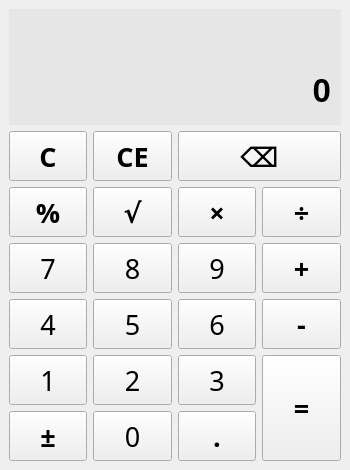
<?xml version="1.0" encoding="UTF-8"?>
<ui version="4.0">
 <class>MainWindow</class>
 <widget class="QMainWindow" name="MainWindow">
  <property name="enabled">
   <bool>true</bool>
  </property>
  <property name="geometry">
   <rect>
    <x>0</x>
    <y>0</y>
    <width>350</width>
    <height>470</height>
   </rect>
  </property>
  <property name="windowTitle">
   <string>Calculator</string>
  </property>
  <widget class="QWidget" name="centralwidget">
   <layout class="QVBoxLayout" name="verticalLayout_4">
    <item>
     <layout class="QVBoxLayout" name="verticalLayout_3">
      <property name="spacing">
       <number>0</number>
      </property>
      <item>
       <widget class="QLabel" name="label_history">
        <property name="enabled">
         <bool>true</bool>
        </property>
        <property name="sizePolicy">
         <sizepolicy hsizetype="Minimum" vsizetype="Minimum">
          <horstretch>0</horstretch>
          <verstretch>0</verstretch>
         </sizepolicy>
        </property>
        <property name="minimumSize">
         <size>
          <width>310</width>
          <height>50</height>
         </size>
        </property>
        <property name="maximumSize">
         <size>
          <width>16777215</width>
          <height>100</height>
         </size>
        </property>
        <property name="font">
         <font>
          <pointsize>21</pointsize>
          <weight>75</weight>
          <italic>false</italic>
          <bold>true</bold>
          <underline>false</underline>
         </font>
        </property>
        <property name="cursor">
         <cursorShape>IBeamCursor</cursorShape>
        </property>
        <property name="contextMenuPolicy">
         <enum>Qt::DefaultContextMenu</enum>
        </property>
        <property name="autoFillBackground">
         <bool>false</bool>
        </property>
        <property name="styleSheet">
         <string notr="true">background-color: rgb(230, 230, 230);
border-width: 10px;
border-style: insert;
border-bottom:0;
border-color: rgb(0, 0, 0);
margin-bottom: 0px</string>
        </property>
        <property name="inputMethodHints">
         <set>Qt::ImhNone</set>
        </property>
        <property name="frameShape">
         <enum>QFrame::NoFrame</enum>
        </property>
        <property name="frameShadow">
         <enum>QFrame::Plain</enum>
        </property>
        <property name="lineWidth">
         <number>1</number>
        </property>
        <property name="midLineWidth">
         <number>0</number>
        </property>
        <property name="text">
         <string comment="0"/>
        </property>
        <property name="scaledContents">
         <bool>false</bool>
        </property>
        <property name="alignment">
         <set>Qt::AlignRight|Qt::AlignTrailing|Qt::AlignVCenter</set>
        </property>
        <property name="wordWrap">
         <bool>false</bool>
        </property>
        <property name="margin">
         <number>0</number>
        </property>
        <property name="indent">
         <number>0</number>
        </property>
        <property name="openExternalLinks">
         <bool>false</bool>
        </property>
        <property name="textInteractionFlags">
         <set>Qt::TextBrowserInteraction</set>
        </property>
       </widget>
      </item>
      <item>
       <widget class="QLabel" name="label_score">
        <property name="enabled">
         <bool>true</bool>
        </property>
        <property name="sizePolicy">
         <sizepolicy hsizetype="Minimum" vsizetype="Minimum">
          <horstretch>0</horstretch>
          <verstretch>0</verstretch>
         </sizepolicy>
        </property>
        <property name="minimumSize">
         <size>
          <width>310</width>
          <height>50</height>
         </size>
        </property>
        <property name="maximumSize">
         <size>
          <width>16777215</width>
          <height>100</height>
         </size>
        </property>
        <property name="baseSize">
         <size>
          <width>0</width>
          <height>0</height>
         </size>
        </property>
        <property name="font">
         <font>
          <pointsize>25</pointsize>
          <weight>75</weight>
          <italic>false</italic>
          <bold>true</bold>
          <kerning>true</kerning>
         </font>
        </property>
        <property name="cursor">
         <cursorShape>IBeamCursor</cursorShape>
        </property>
        <property name="mouseTracking">
         <bool>false</bool>
        </property>
        <property name="tabletTracking">
         <bool>false</bool>
        </property>
        <property name="contextMenuPolicy">
         <enum>Qt::DefaultContextMenu</enum>
        </property>
        <property name="autoFillBackground">
         <bool>false</bool>
        </property>
        <property name="styleSheet">
         <string notr="true">background-color: rgb(230, 230, 230);
border-width: 10px;
border-style: insert;
border-top:0;
border-color: rgb(0, 0, 0);
margin-top: 0px</string>
        </property>
        <property name="inputMethodHints">
         <set>Qt::ImhNone</set>
        </property>
        <property name="frameShape">
         <enum>QFrame::NoFrame</enum>
        </property>
        <property name="frameShadow">
         <enum>QFrame::Plain</enum>
        </property>
        <property name="lineWidth">
         <number>1</number>
        </property>
        <property name="midLineWidth">
         <number>0</number>
        </property>
        <property name="text">
         <string comment="0">0</string>
        </property>
        <property name="scaledContents">
         <bool>true</bool>
        </property>
        <property name="alignment">
         <set>Qt::AlignRight|Qt::AlignTrailing|Qt::AlignVCenter</set>
        </property>
        <property name="wordWrap">
         <bool>false</bool>
        </property>
        <property name="margin">
         <number>0</number>
        </property>
        <property name="indent">
         <number>0</number>
        </property>
        <property name="openExternalLinks">
         <bool>false</bool>
        </property>
        <property name="textInteractionFlags">
         <set>Qt::LinksAccessibleByKeyboard|Qt::LinksAccessibleByMouse|Qt::TextBrowserInteraction|Qt::TextSelectableByKeyboard|Qt::TextSelectableByMouse</set>
        </property>
       </widget>
      </item>
     </layout>
    </item>
    <item>
     <layout class="QGridLayout" name="gridLayout">
      <item row="0" column="0">
       <widget class="QPushButton" name="btn_C">
        <property name="sizePolicy">
         <sizepolicy hsizetype="Minimum" vsizetype="Minimum">
          <horstretch>0</horstretch>
          <verstretch>0</verstretch>
         </sizepolicy>
        </property>
        <property name="minimumSize">
         <size>
          <width>75</width>
          <height>50</height>
         </size>
        </property>
        <property name="font">
         <font>
          <family>Agency FB</family>
          <pointsize>20</pointsize>
          <weight>75</weight>
          <italic>false</italic>
          <bold>true</bold>
         </font>
        </property>
        <property name="text">
         <string>C</string>
        </property>
       </widget>
      </item>
      <item row="0" column="1">
       <widget class="QPushButton" name="btn_CE">
        <property name="sizePolicy">
         <sizepolicy hsizetype="Minimum" vsizetype="Minimum">
          <horstretch>0</horstretch>
          <verstretch>0</verstretch>
         </sizepolicy>
        </property>
        <property name="minimumSize">
         <size>
          <width>75</width>
          <height>50</height>
         </size>
        </property>
        <property name="font">
         <font>
          <family>Agency FB</family>
          <pointsize>20</pointsize>
          <weight>75</weight>
          <italic>false</italic>
          <bold>true</bold>
         </font>
        </property>
        <property name="text">
         <string>CE</string>
        </property>
       </widget>
      </item>
      <item row="0" column="2" colspan="2">
       <widget class="QPushButton" name="btn_backspace">
        <property name="sizePolicy">
         <sizepolicy hsizetype="Minimum" vsizetype="Minimum">
          <horstretch>0</horstretch>
          <verstretch>0</verstretch>
         </sizepolicy>
        </property>
        <property name="minimumSize">
         <size>
          <width>150</width>
          <height>50</height>
         </size>
        </property>
        <property name="font">
         <font>
          <family>Agency FB</family>
          <pointsize>20</pointsize>
          <weight>75</weight>
          <italic>false</italic>
          <bold>true</bold>
         </font>
        </property>
        <property name="text">
         <string>⌫</string>
        </property>
       </widget>
      </item>
      <item row="1" column="0">
       <widget class="QPushButton" name="btn_percent">
        <property name="sizePolicy">
         <sizepolicy hsizetype="Minimum" vsizetype="Minimum">
          <horstretch>0</horstretch>
          <verstretch>0</verstretch>
         </sizepolicy>
        </property>
        <property name="minimumSize">
         <size>
          <width>75</width>
          <height>50</height>
         </size>
        </property>
        <property name="font">
         <font>
          <family>Agency FB</family>
          <pointsize>20</pointsize>
          <weight>75</weight>
          <italic>false</italic>
          <bold>true</bold>
         </font>
        </property>
        <property name="text">
         <string>%</string>
        </property>
       </widget>
      </item>
      <item row="1" column="1">
       <widget class="QPushButton" name="btn_sqrt">
        <property name="sizePolicy">
         <sizepolicy hsizetype="Minimum" vsizetype="Minimum">
          <horstretch>0</horstretch>
          <verstretch>0</verstretch>
         </sizepolicy>
        </property>
        <property name="minimumSize">
         <size>
          <width>75</width>
          <height>50</height>
         </size>
        </property>
        <property name="font">
         <font>
          <family>Agency FB</family>
          <pointsize>20</pointsize>
          <weight>75</weight>
          <italic>false</italic>
          <bold>true</bold>
         </font>
        </property>
        <property name="text">
         <string>√</string>
        </property>
       </widget>
      </item>
      <item row="1" column="2">
       <widget class="QPushButton" name="btn_multiply">
        <property name="sizePolicy">
         <sizepolicy hsizetype="Minimum" vsizetype="Minimum">
          <horstretch>0</horstretch>
          <verstretch>0</verstretch>
         </sizepolicy>
        </property>
        <property name="minimumSize">
         <size>
          <width>75</width>
          <height>50</height>
         </size>
        </property>
        <property name="font">
         <font>
          <family>Agency FB</family>
          <pointsize>20</pointsize>
          <weight>75</weight>
          <italic>false</italic>
          <bold>true</bold>
         </font>
        </property>
        <property name="text">
         <string>×</string>
        </property>
       </widget>
      </item>
      <item row="1" column="3">
       <widget class="QPushButton" name="btn_division">
        <property name="sizePolicy">
         <sizepolicy hsizetype="Minimum" vsizetype="Minimum">
          <horstretch>0</horstretch>
          <verstretch>0</verstretch>
         </sizepolicy>
        </property>
        <property name="minimumSize">
         <size>
          <width>75</width>
          <height>50</height>
         </size>
        </property>
        <property name="font">
         <font>
          <family>Agency FB</family>
          <pointsize>20</pointsize>
          <weight>75</weight>
          <italic>false</italic>
          <bold>true</bold>
         </font>
        </property>
        <property name="text">
         <string>÷</string>
        </property>
       </widget>
      </item>
      <item row="2" column="0">
       <widget class="QPushButton" name="btn_7">
        <property name="sizePolicy">
         <sizepolicy hsizetype="Minimum" vsizetype="Minimum">
          <horstretch>0</horstretch>
          <verstretch>0</verstretch>
         </sizepolicy>
        </property>
        <property name="minimumSize">
         <size>
          <width>75</width>
          <height>50</height>
         </size>
        </property>
        <property name="font">
         <font>
          <family>Agency FB</family>
          <pointsize>20</pointsize>
          <weight>50</weight>
          <italic>false</italic>
          <bold>false</bold>
         </font>
        </property>
        <property name="text">
         <string>7</string>
        </property>
       </widget>
      </item>
      <item row="2" column="1">
       <widget class="QPushButton" name="btn_8">
        <property name="sizePolicy">
         <sizepolicy hsizetype="Minimum" vsizetype="Minimum">
          <horstretch>0</horstretch>
          <verstretch>0</verstretch>
         </sizepolicy>
        </property>
        <property name="minimumSize">
         <size>
          <width>75</width>
          <height>50</height>
         </size>
        </property>
        <property name="font">
         <font>
          <family>Agency FB</family>
          <pointsize>20</pointsize>
          <weight>50</weight>
          <italic>false</italic>
          <bold>false</bold>
         </font>
        </property>
        <property name="text">
         <string>8</string>
        </property>
       </widget>
      </item>
      <item row="2" column="2">
       <widget class="QPushButton" name="btn_9">
        <property name="sizePolicy">
         <sizepolicy hsizetype="Minimum" vsizetype="Minimum">
          <horstretch>0</horstretch>
          <verstretch>0</verstretch>
         </sizepolicy>
        </property>
        <property name="minimumSize">
         <size>
          <width>75</width>
          <height>50</height>
         </size>
        </property>
        <property name="font">
         <font>
          <family>Agency FB</family>
          <pointsize>20</pointsize>
          <weight>50</weight>
          <italic>false</italic>
          <bold>false</bold>
         </font>
        </property>
        <property name="text">
         <string>9</string>
        </property>
       </widget>
      </item>
      <item row="2" column="3">
       <widget class="QPushButton" name="btn_plus">
        <property name="enabled">
         <bool>true</bool>
        </property>
        <property name="sizePolicy">
         <sizepolicy hsizetype="Minimum" vsizetype="Minimum">
          <horstretch>0</horstretch>
          <verstretch>0</verstretch>
         </sizepolicy>
        </property>
        <property name="minimumSize">
         <size>
          <width>75</width>
          <height>50</height>
         </size>
        </property>
        <property name="font">
         <font>
          <family>Agency FB</family>
          <pointsize>20</pointsize>
          <weight>75</weight>
          <italic>false</italic>
          <bold>true</bold>
         </font>
        </property>
        <property name="text">
         <string>+</string>
        </property>
       </widget>
      </item>
      <item row="3" column="0">
       <widget class="QPushButton" name="btn_4">
        <property name="sizePolicy">
         <sizepolicy hsizetype="Minimum" vsizetype="Minimum">
          <horstretch>0</horstretch>
          <verstretch>0</verstretch>
         </sizepolicy>
        </property>
        <property name="minimumSize">
         <size>
          <width>75</width>
          <height>50</height>
         </size>
        </property>
        <property name="font">
         <font>
          <family>Agency FB</family>
          <pointsize>20</pointsize>
          <weight>50</weight>
          <italic>false</italic>
          <bold>false</bold>
         </font>
        </property>
        <property name="text">
         <string>4</string>
        </property>
       </widget>
      </item>
      <item row="3" column="1">
       <widget class="QPushButton" name="btn_5">
        <property name="sizePolicy">
         <sizepolicy hsizetype="Minimum" vsizetype="Minimum">
          <horstretch>0</horstretch>
          <verstretch>0</verstretch>
         </sizepolicy>
        </property>
        <property name="minimumSize">
         <size>
          <width>75</width>
          <height>50</height>
         </size>
        </property>
        <property name="font">
         <font>
          <family>Agency FB</family>
          <pointsize>20</pointsize>
          <weight>50</weight>
          <italic>false</italic>
          <bold>false</bold>
         </font>
        </property>
        <property name="text">
         <string>5</string>
        </property>
       </widget>
      </item>
      <item row="3" column="2">
       <widget class="QPushButton" name="btn_6">
        <property name="sizePolicy">
         <sizepolicy hsizetype="Minimum" vsizetype="Minimum">
          <horstretch>0</horstretch>
          <verstretch>0</verstretch>
         </sizepolicy>
        </property>
        <property name="minimumSize">
         <size>
          <width>75</width>
          <height>50</height>
         </size>
        </property>
        <property name="font">
         <font>
          <family>Agency FB</family>
          <pointsize>20</pointsize>
          <weight>50</weight>
          <italic>false</italic>
          <bold>false</bold>
         </font>
        </property>
        <property name="text">
         <string>6</string>
        </property>
       </widget>
      </item>
      <item row="3" column="3">
       <widget class="QPushButton" name="btn_minus">
        <property name="sizePolicy">
         <sizepolicy hsizetype="Minimum" vsizetype="Minimum">
          <horstretch>0</horstretch>
          <verstretch>0</verstretch>
         </sizepolicy>
        </property>
        <property name="minimumSize">
         <size>
          <width>75</width>
          <height>50</height>
         </size>
        </property>
        <property name="font">
         <font>
          <family>Agency FB</family>
          <pointsize>20</pointsize>
          <weight>75</weight>
          <italic>false</italic>
          <bold>true</bold>
         </font>
        </property>
        <property name="text">
         <string>-</string>
        </property>
       </widget>
      </item>
      <item row="4" column="0">
       <widget class="QPushButton" name="btn_1">
        <property name="sizePolicy">
         <sizepolicy hsizetype="Minimum" vsizetype="Minimum">
          <horstretch>0</horstretch>
          <verstretch>0</verstretch>
         </sizepolicy>
        </property>
        <property name="minimumSize">
         <size>
          <width>75</width>
          <height>50</height>
         </size>
        </property>
        <property name="font">
         <font>
          <family>Agency FB</family>
          <pointsize>20</pointsize>
          <weight>50</weight>
          <italic>false</italic>
          <bold>false</bold>
         </font>
        </property>
        <property name="text">
         <string>1</string>
        </property>
       </widget>
      </item>
      <item row="4" column="1">
       <widget class="QPushButton" name="btn_2">
        <property name="sizePolicy">
         <sizepolicy hsizetype="Minimum" vsizetype="Minimum">
          <horstretch>0</horstretch>
          <verstretch>0</verstretch>
         </sizepolicy>
        </property>
        <property name="minimumSize">
         <size>
          <width>75</width>
          <height>50</height>
         </size>
        </property>
        <property name="font">
         <font>
          <family>Agency FB</family>
          <pointsize>20</pointsize>
          <weight>50</weight>
          <italic>false</italic>
          <bold>false</bold>
         </font>
        </property>
        <property name="text">
         <string>2</string>
        </property>
       </widget>
      </item>
      <item row="4" column="2">
       <widget class="QPushButton" name="btn_3">
        <property name="sizePolicy">
         <sizepolicy hsizetype="Minimum" vsizetype="Minimum">
          <horstretch>0</horstretch>
          <verstretch>0</verstretch>
         </sizepolicy>
        </property>
        <property name="minimumSize">
         <size>
          <width>75</width>
          <height>50</height>
         </size>
        </property>
        <property name="font">
         <font>
          <family>Agency FB</family>
          <pointsize>20</pointsize>
          <weight>50</weight>
          <italic>false</italic>
          <bold>false</bold>
         </font>
        </property>
        <property name="text">
         <string>3</string>
        </property>
       </widget>
      </item>
      <item row="4" column="3" rowspan="2">
       <widget class="QPushButton" name="btn_equal">
        <property name="sizePolicy">
         <sizepolicy hsizetype="Minimum" vsizetype="Minimum">
          <horstretch>0</horstretch>
          <verstretch>0</verstretch>
         </sizepolicy>
        </property>
        <property name="minimumSize">
         <size>
          <width>75</width>
          <height>100</height>
         </size>
        </property>
        <property name="font">
         <font>
          <family>Agency FB</family>
          <pointsize>20</pointsize>
          <weight>75</weight>
          <italic>false</italic>
          <bold>true</bold>
         </font>
        </property>
        <property name="text">
         <string>=</string>
        </property>
       </widget>
      </item>
      <item row="5" column="0">
       <widget class="QPushButton" name="btn_reverse">
        <property name="sizePolicy">
         <sizepolicy hsizetype="Minimum" vsizetype="Minimum">
          <horstretch>0</horstretch>
          <verstretch>0</verstretch>
         </sizepolicy>
        </property>
        <property name="minimumSize">
         <size>
          <width>75</width>
          <height>50</height>
         </size>
        </property>
        <property name="font">
         <font>
          <family>Agency FB</family>
          <pointsize>20</pointsize>
          <weight>75</weight>
          <italic>false</italic>
          <bold>true</bold>
         </font>
        </property>
        <property name="text">
         <string>±</string>
        </property>
       </widget>
      </item>
      <item row="5" column="1">
       <widget class="QPushButton" name="btn_0">
        <property name="sizePolicy">
         <sizepolicy hsizetype="Minimum" vsizetype="Minimum">
          <horstretch>0</horstretch>
          <verstretch>0</verstretch>
         </sizepolicy>
        </property>
        <property name="minimumSize">
         <size>
          <width>75</width>
          <height>50</height>
         </size>
        </property>
        <property name="font">
         <font>
          <family>Agency FB</family>
          <pointsize>20</pointsize>
          <weight>50</weight>
          <italic>false</italic>
          <bold>false</bold>
         </font>
        </property>
        <property name="text">
         <string>0</string>
        </property>
       </widget>
      </item>
      <item row="5" column="2">
       <widget class="QPushButton" name="btn_point">
        <property name="sizePolicy">
         <sizepolicy hsizetype="Minimum" vsizetype="Minimum">
          <horstretch>0</horstretch>
          <verstretch>0</verstretch>
         </sizepolicy>
        </property>
        <property name="minimumSize">
         <size>
          <width>75</width>
          <height>50</height>
         </size>
        </property>
        <property name="font">
         <font>
          <family>Agency FB</family>
          <pointsize>20</pointsize>
          <weight>75</weight>
          <italic>false</italic>
          <bold>true</bold>
         </font>
        </property>
        <property name="text">
         <string>.</string>
        </property>
       </widget>
      </item>
     </layout>
    </item>
   </layout>
  </widget>
 </widget>
 <resources/>
 <connections/>
</ui>
